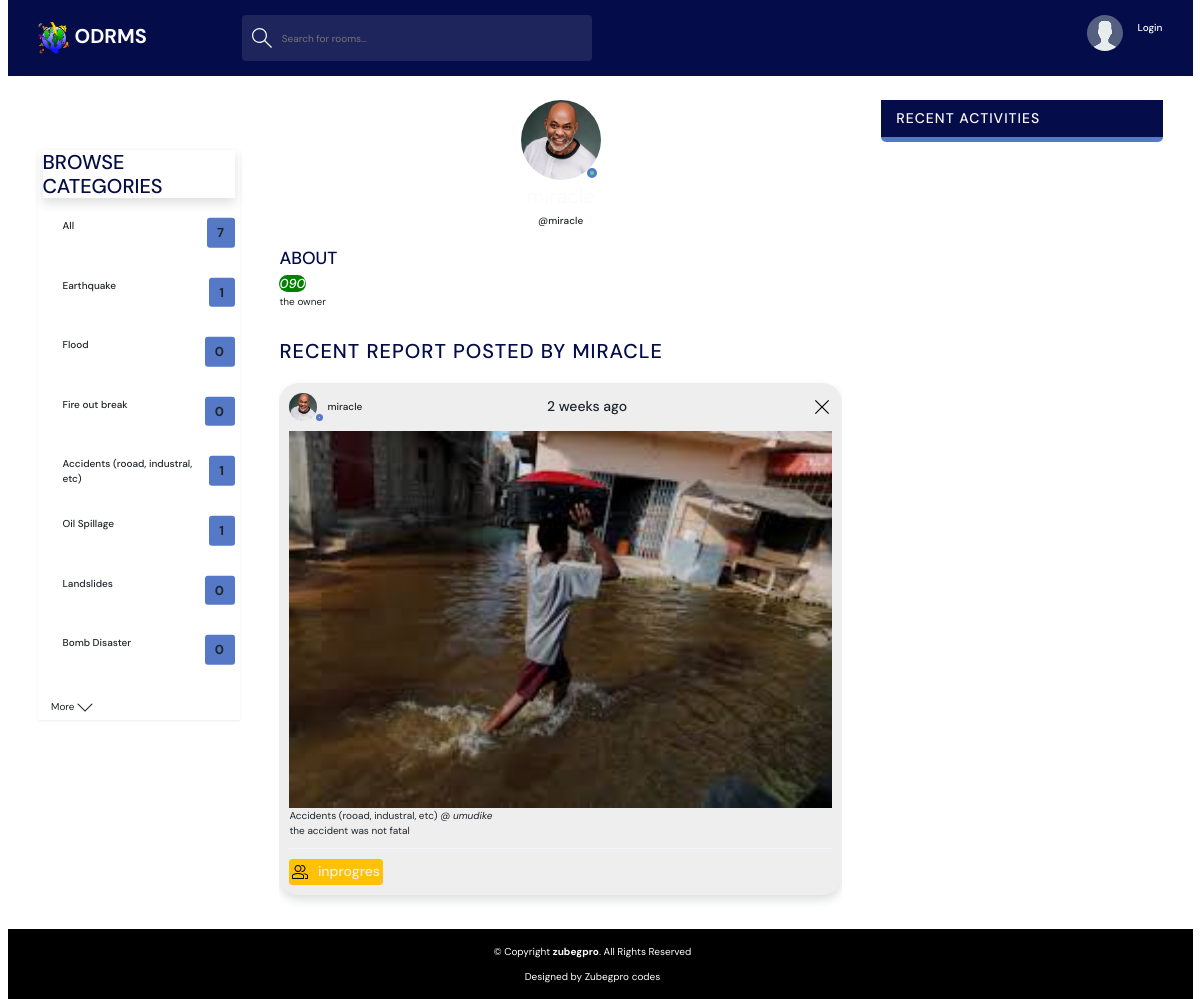
The page /profile/5/ on the database as committed earlier.
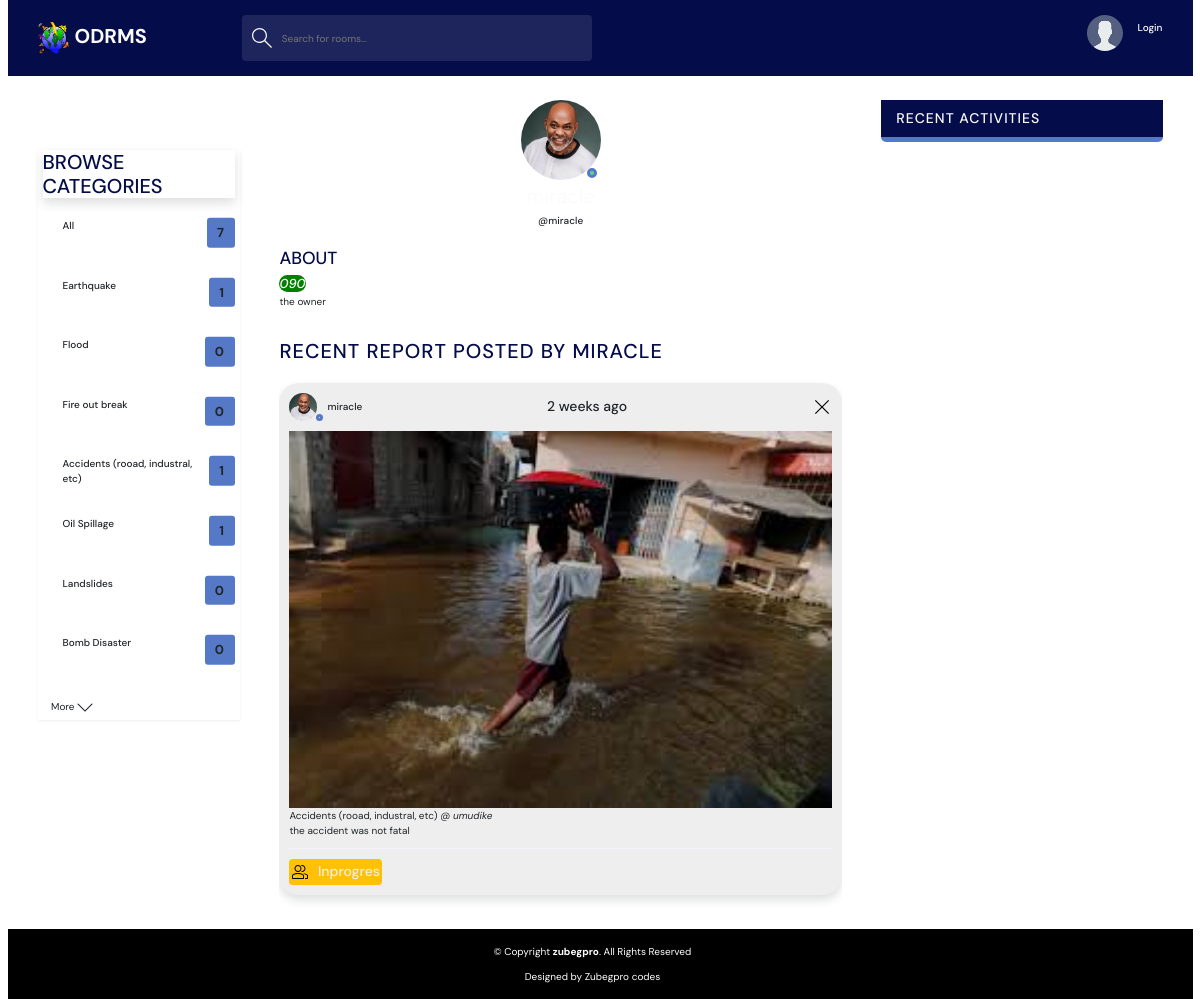
The same page on the database as committed later.
### base/models.py (models this page shows, shortened)
class Category(models.Model):
    name = models.TextField(max_length=200)

class CustomUser(AbstractUser):
    email = models.EmailField(unique=True,)
    bio = models.TextField(blank=True)
    nin = models.CharField(max_length=11, null=True)
    phoneNo = models.CharField(max_length=11, null=True)
    address = models.CharField(max_length=250, null=True)
    avatar = models.ImageField(null=True, upload_to='images/', default='avatar.svg')
    updated = models.DateTimeField(auto_now=True)
    created= models.DateTimeField(auto_now_add=True)
    USERNAME_FIELD = 'email'
    REQUIRED_FIELDS = []
    class Meta:
        ordering = ['updated', 'created']

class Report(models.Model):
    user = models.ForeignKey(CustomUser, related_name='reports', on_delete=models.SET_NULL, null=True, blank=True)
    topic = models.ForeignKey(Category, on_delete=models.SET_NULL, null=True)
    title = models.CharField(max_length=200, null=True)
    Rimg = models.ImageField(null=True, blank=True, upload_to='images/')
    description = models.TextField(null=False, blank=True)
    locate = models.CharField(max_length=250,null=False, blank=False)
    contributors = models.ManyToManyField(CustomUser, related_name = 'participants', blank=True )
    status = models.CharField(max_length=20, choices=[('unread', 'Unread'), ('in-progress','In-Progress'), ('successful', 'Successful')],
                              default='unread')
    updated = models.DateTimeField(auto_now=True)
    created = models.DateTimeField(auto_now_add=True)
    class Meta:
        ordering = ['updated', 'created']

### base/views.py (the view)
# urls.py: path('profile/<str:pk>/', views.userProfile, name='user-profile'),
def userProfile(request, pk):
    user = CustomUser.objects.get(id=pk)
    report = user.reports.all()
    reports_comment = user.comments_set.all()
    topics = Category.objects.all()
    context = {'user':user, 'reports': report, 'reports_comment':reports_comment, 'topics': topics}
    return render(request, 'base/user_profile.html', context)

### base/templates/base/user_profile.html (shortened to what this page needs)
{% extends 'main.html' %}
{% block content %}
 <main class="profile-page layout layout--3">
    <div class="container">
        {% include 'base/topics_components.html' %}
      <div class="roomList">
        <div class="profile">
          <div class="profile__avatar">
            <div class="avatar avatar--large active">
              <img src="{{user.avatar.url}}" />
            </div>
          </div>
          <div class="profile__info">
            <h3>{{user.username}}</h3>
            <p>@{{user.username}}</p>
          </div>
          <div class="profile__about">
            <h3>About</h3>
            <i class="roomListRoom__topic contactm">{{user.phoneNo}}</i>
            <p>
             {{user.bio}}
            </p>
          </div>
        </div>
        <div class="roomList__header ">
          <div>
            <h2>Recent Report Posted by <a>{{user.username}}</a>
            </h2>
          </div>
        </div>
                {% include 'base/feed_components.html' %}
      </div>
      <div class="activities ">
        <div class="activities__header">
          <h2>Recent Activities</h2>
        </div>
      </div>
    </div>
  </main>
{% endblock %}

### templates/main.html (shortened to what this page needs)
<!DOCTYPE html>
{% load static %}
<html lang="en">
  <head>
    <link rel="stylesheet" href="{% static 'styles/style.css' %}" />
    <link rel="stylesheet" href="{% static 'styles/bootstrap.min.css' %}" />
  </head>
  <body class="container-fluid">
    {% include 'navbar.html' %}
    {% block content %}
    {% endblock %}
    {% include 'footer.html' %}
  </body>
</html>

### templates/navbar.html (shortened to what this page needs)
{% load static %}
<header class="header header--loggedIn sticky-top">
  <div class="container">
    <a href="/" class="header__logo">
      <img src="{% static 'med_img/icons/logo.png' %}" alt="Icon" />
      <h1>ODRMS</h1>
    </a>
    <form class="header__search" action="{% url 'home' %}" method="GET">
      <label>
        <input placeholder="Search for rooms..." name="h">
      </label>
    </form>
    <nav class="header__menu pr-2 pl-0">
    {% if request.user.is_authenticated %}
      <div class="header__user  text-white">
        <a href="{% url 'user-profile' user.id %}">
          <div class="avatar avatar--medium active">
            <img src={{request.user.avatar.url}} />
          </div>
          <p>{{request.user.username}} <span>@{{request.user.email}}</span></p>
        </a>
        <button class="dropdown-button">
          <svg  version="1.1" xmlns="http://www.w3.org/2000/svg" width="32" height="32" style="background-color:#5579c6 ; color: rgb(243, 243, 247);" viewBox="0 0 32 32">
            <title>chevron-down</title>
            <path d="M16 21l-13-13h-3l16 16 16-16h-3l-13 13z"></path>
          </svg>
        </button>
      </div>
    {% else %}
      <div >
            <a href="{% url 'login'%}">
                <img src="{% static 'med_img/avatar.svg' %}" />
            <p class="text-white ">Login</p>
            </a>
      </div>
    {% endif %}
    </nav>
  </div>
</header>

### base/templates/base/topics_components.html (shortened to what this page needs)
<div class="topics tsec shadow-sm px-2 h-100">
      <div class="topics__header shadow">
        <h2>Browse Categories </h2>
      </div>
      <div>
        <ul class="topics__list">
          <li>
            <a href="{% url 'home' %}" class="active">All <span>{{topics.count}}</span></a>
          </li>
          {% for topic in topics %}
          <li>
            <a href="{% url 'home' %}?h={{topic.name}}">{{topic.name}} <span>{{topic.report_set.all.count}}</span></a>
          </li>
          {% endfor %}
        </ul>
      </div>
      <a class="btn btn--link" href="{% url 'topics'%}">
        More
        <svg version="1.1" xmlns="http://www.w3.org/2000/svg" width="32" height="32" viewBox="0 0 32 32">
          <title>chevron-down</title>
          <path d="M16 21l-13-13h-3l16 16 16-16h-3l-13 13z"></path>
        </svg>
      </a>
</div>

### base/templates/base/feed_components.html (shortened to what this page needs)
{% for report in reports%}
<div class="roomListRoom shadow">
    <div class="roomListRoom__header">
      <a href="{% url 'user-profile' report.user.id %}" class="roomListRoom__author">
        <div class="avatar avatar--small">
          <img src={{report.user.avatar.url}} />
        </div>
        <span>{{report.user.username}}</span>
      </a>
      <div class="roomListRoom__actions">
        <span>{{report.created|timesince}}  ago</span>
      </div>
      <a href="{% url 'delete-report' report.id%}">
        <svg version="1.1" xmlns="http://www.w3.org/2000/svg" width="20" height="20" viewBox="0 0 32 32">
          <title>remove</title>
          <path
            d="M27.314 6.019l-1.333-1.333-9.98 9.981-9.981-9.981-1.333 1.333 9.981 9.981-9.981 9.98 1.333 1.333 9.981-9.98 9.98 9.98 1.333-1.333-9.98-9.98 9.98-9.981z"
          ></path>
        </svg>
      </a>
    </div>
    <div class="roomListRoom__content">
      <div>
        <a href="{% url 'report' report.id %}" class="w-100">
          {% if report.Rimg %}
          <img class="img-fluid" src="{{report.Rimg.url}}">
          {% endif %}
        </a>
      </div>
      <a href="{% url 'report' report.id %}" class="rm-content-a">{{report.topic.name}}  @ <em>{{report.locate}}</em></a>
      <p>
        {{report.description}}
      </p>
    </div>
    <div class="roomListRoom__meta">
      <span href="" class="roomListRoom__joined bg-warning changeState rounded p-1">
        {{report.status}}
      </span>
    </div>
</div>
{% endfor %}

### templates/footer.html
{% load static %}
<footer class="bg-black mt-3">
  <div class="container">
    <div class="row">
      <div class="col-sm-12  d-flex text-white py-4">
        <div class=" row w-100">
          <p class=" text-center">© Copyright <strong>zubegpro</strong>. All Rights Reserved</p>
          <div class="text-center">
            Designed by <a href="">Zubegpro codes</a>
          </div>
        </div>
      </div>
    </div>
  </div>
</footer>

Rows that differ between the two databases and show on the page:
changed Report "umudike": status "inprogres" → "Inprogres"
